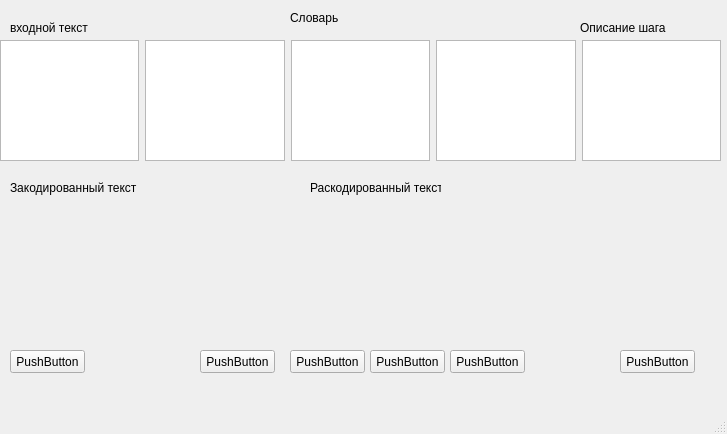
<?xml version="1.0" encoding="UTF-8"?>
<ui version="4.0">
 <class>MainWindow</class>
 <widget class="QMainWindow" name="MainWindow">
  <property name="geometry">
   <rect>
    <x>0</x>
    <y>0</y>
    <width>727</width>
    <height>434</height>
   </rect>
  </property>
  <property name="windowTitle">
   <string>MainWindow</string>
  </property>
  <widget class="QWidget" name="centralwidget">
   <widget class="QWidget" name="horizontalLayoutWidget">
    <property name="geometry">
     <rect>
      <x>0</x>
      <y>40</y>
      <width>721</width>
      <height>121</height>
     </rect>
    </property>
    <layout class="QHBoxLayout" name="horizontalLayout">
     <item>
      <widget class="QTextEdit" name="textEdit_3"/>
     </item>
     <item>
      <widget class="QTextEdit" name="textEdit_4"/>
     </item>
     <item>
      <widget class="QTextEdit" name="textEdit_5"/>
     </item>
     <item>
      <widget class="QTextEdit" name="textEdit_2"/>
     </item>
     <item>
      <widget class="QTextBrowser" name="textBrowser"/>
     </item>
    </layout>
   </widget>
   <widget class="QWidget" name="horizontalLayoutWidget_2">
    <property name="geometry">
     <rect>
      <x>40</x>
      <y>210</y>
      <width>561</width>
      <height>121</height>
     </rect>
    </property>
    <layout class="QHBoxLayout" name="horizontalLayout_2"/>
   </widget>
   <widget class="QPushButton" name="pushButton">
    <property name="geometry">
     <rect>
      <x>200</x>
      <y>350</y>
      <width>75</width>
      <height>23</height>
     </rect>
    </property>
    <property name="text">
     <string>PushButton</string>
    </property>
   </widget>
   <widget class="QPushButton" name="pushButton_2">
    <property name="geometry">
     <rect>
      <x>290</x>
      <y>350</y>
      <width>75</width>
      <height>23</height>
     </rect>
    </property>
    <property name="text">
     <string>PushButton</string>
    </property>
   </widget>
   <widget class="QPushButton" name="pushButton_3">
    <property name="geometry">
     <rect>
      <x>370</x>
      <y>350</y>
      <width>75</width>
      <height>23</height>
     </rect>
    </property>
    <property name="text">
     <string>PushButton</string>
    </property>
   </widget>
   <widget class="QPushButton" name="pushButton_4">
    <property name="geometry">
     <rect>
      <x>450</x>
      <y>350</y>
      <width>75</width>
      <height>23</height>
     </rect>
    </property>
    <property name="text">
     <string>PushButton</string>
    </property>
   </widget>
   <widget class="QPushButton" name="pushButton_5">
    <property name="geometry">
     <rect>
      <x>620</x>
      <y>350</y>
      <width>75</width>
      <height>23</height>
     </rect>
    </property>
    <property name="text">
     <string>PushButton</string>
    </property>
   </widget>
   <widget class="QPushButton" name="pushButton_6">
    <property name="geometry">
     <rect>
      <x>10</x>
      <y>350</y>
      <width>75</width>
      <height>23</height>
     </rect>
    </property>
    <property name="text">
     <string>PushButton</string>
    </property>
   </widget>
   <widget class="QLabel" name="label">
    <property name="geometry">
     <rect>
      <x>10</x>
      <y>20</y>
      <width>111</width>
      <height>16</height>
     </rect>
    </property>
    <property name="text">
     <string>входной текст</string>
    </property>
   </widget>
   <widget class="QLabel" name="label_2">
    <property name="geometry">
     <rect>
      <x>290</x>
      <y>10</y>
      <width>111</width>
      <height>16</height>
     </rect>
    </property>
    <property name="text">
     <string>Словарь</string>
    </property>
   </widget>
   <widget class="QLabel" name="label_3">
    <property name="geometry">
     <rect>
      <x>10</x>
      <y>180</y>
      <width>131</width>
      <height>16</height>
     </rect>
    </property>
    <property name="text">
     <string>Закодированный текст</string>
    </property>
   </widget>
   <widget class="QLabel" name="label_4">
    <property name="geometry">
     <rect>
      <x>310</x>
      <y>180</y>
      <width>131</width>
      <height>16</height>
     </rect>
    </property>
    <property name="text">
     <string>Раскодированный текст</string>
    </property>
   </widget>
   <widget class="QLabel" name="label_5">
    <property name="geometry">
     <rect>
      <x>580</x>
      <y>20</y>
      <width>101</width>
      <height>16</height>
     </rect>
    </property>
    <property name="text">
     <string>Описание шага</string>
    </property>
   </widget>
  </widget>
  <widget class="QMenuBar" name="menubar">
   <property name="geometry">
    <rect>
     <x>0</x>
     <y>0</y>
     <width>727</width>
     <height>21</height>
    </rect>
   </property>
  </widget>
  <widget class="QStatusBar" name="statusbar"/>
 </widget>
 <resources/>
 <connections/>
</ui>
